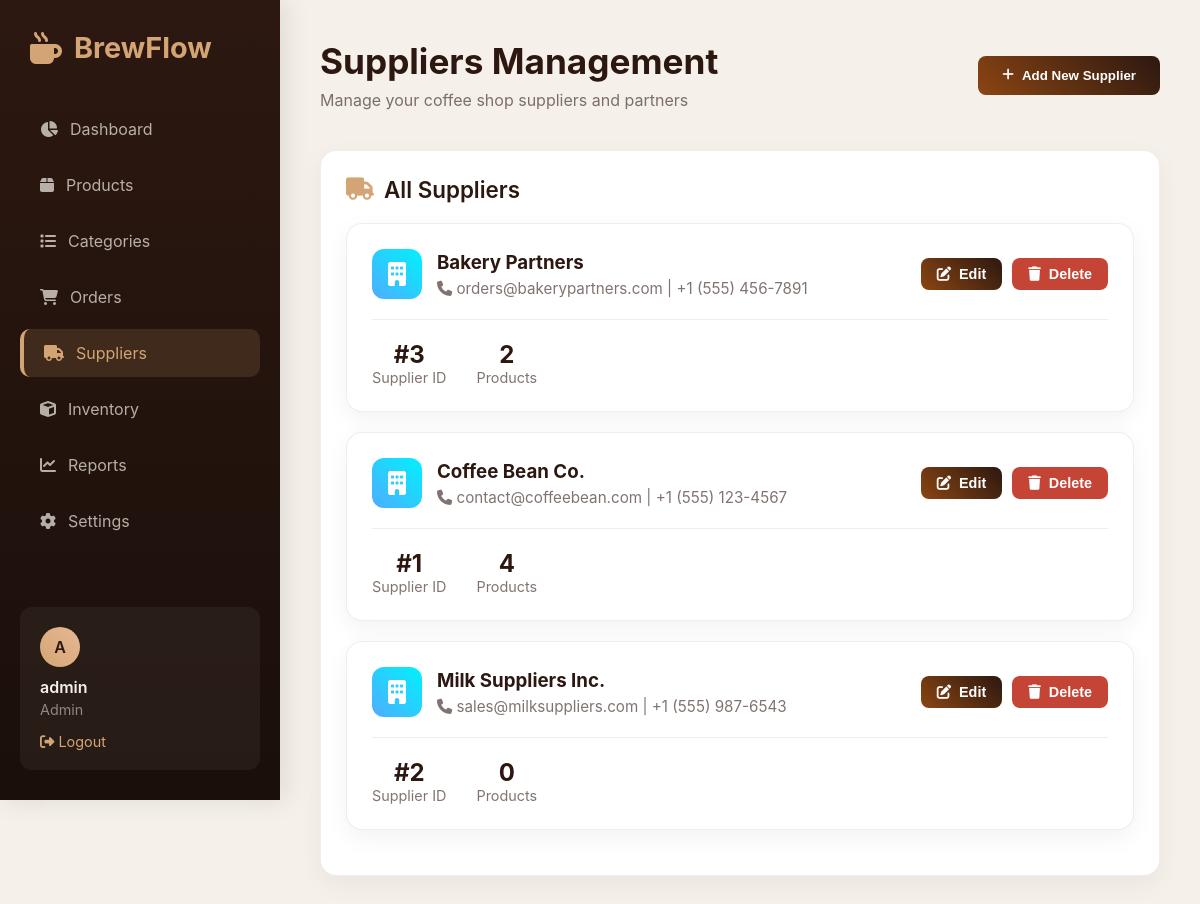
Page /suppliers.php (signed in) on the committed database.
### tables this page shows
CREATE TABLE `Supplier` (
  `supplierID` int(11) NOT NULL,
  `name` varchar(100) DEFAULT NULL,
  `contactinfo` varchar(255) DEFAULT NULL,
  `is_active` tinyint(1) DEFAULT 1
);

### suppliers.php (the view, shortened to what this page needs)
<?php
include 'db.php';
$suppliers = $conn->query("SELECT s.*, COUNT(p.productID) as product_count FROM Supplier s LEFT JOIN Product p ON s.supplierID = p.supplierID WHERE s.is_active = 1 GROUP BY s.supplierID ORDER BY s.name");
?>
<!DOCTYPE html>
<html lang="en">
<head>
    <link rel="stylesheet" href="https://cdnjs.cloudflare.com/ajax/libs/font-awesome/6.4.0/css/all.min.css">
    <link rel="stylesheet" href="style.css">
</head>
<body>
    <div class="dashboard-container">
        <?php include 'sidebar.php'; ?>
        <div class="main-content">
            <div class="header">
                <div class="greeting">
                    <h1>Suppliers Management</h1>
                    <p>Manage your coffee shop suppliers and partners</p>
                </div>
                <button class="btn btn-primary" onclick="openModal()">
                    <i class="fas fa-plus"></i> Add New Supplier
                </button>
            </div>
            <div class="card">
                <h3 class="section-title">
                    <i class="fas fa-truck"></i>
                    All Suppliers
                </h3>
                <div>
                    <?php while($supplier = $suppliers->fetch_assoc()): ?>
                        <div class="supplier-card">
                            <div class="supplier-header">
                                <div class="supplier-info">
                                    <div class="supplier-icon">
                                        <i class="fas fa-building"></i>
                                    </div>
                                    <div class="supplier-details">
                                        <h3><?php echo htmlspecialchars($supplier['name']); ?></h3>
                                        <div class="supplier-contact">
                                            <i class="fas fa-phone"></i>
                                            <?php echo htmlspecialchars($supplier['contactinfo'] ?: 'No contact info'); ?>
                                        </div>
                                    </div>
                                </div>
                                <div class="action-buttons">
                                    <button class="btn btn-sm btn-primary" onclick="editSupplier(<?php echo $supplier['supplierID']; ?>)">
                                        <i class="fas fa-edit"></i> Edit
                                    </button>
                                    <button class="btn btn-sm btn-error" onclick="deleteSupplier(<?php echo $supplier['supplierID']; ?>, '<?php echo addslashes($supplier['name']); ?>')">
                                        <i class="fas fa-trash"></i> Delete
                                    </button>
                                </div>
                            </div>
                            <div class="supplier-stats">
                                <div class="stat">
                                    <div class="stat-value">#<?php echo $supplier['supplierID']; ?></div>
                                    <div class="stat-label">Supplier ID</div>
                                </div>
                                <div class="stat">
                                    <div class="stat-value"><?php echo $supplier['product_count']; ?></div>
                                    <div class="stat-label">Products</div>
                                </div>
                            </div>
                        </div>
                    <?php endwhile; ?>
                </div>
            </div>
        </div>
    </div>
</body>
</html>

### style.css (style rules this page uses)
:root { --primary: #2C1810; --secondary: #8B4513; --accent: #D4A574; --light: #F5F1EA; --dark: #1A0F0A; --success: #5D8B66; --warning: #E6B400; --error: #C44536; --info: #4299E1; }
* { margin: 0; padding: 0; box-sizing: border-box; }
body { font-family: 'Inter', -apple-system, BlinkMacSystemFont, sans-serif; background: var(--light); color: var(--primary); min-height: 100vh; }
.dashboard-container { display: grid; grid-template-columns: 280px 1fr; min-height: 100vh; }
.main-content { padding: 40px; overflow-y: auto; }
.header { display: flex; justify-content: space-between; align-items: center; margin-bottom: 40px; }
.greeting h1 { font-size: 2.2rem; color: var(--primary); margin-bottom: 8px; }
.greeting p { color: rgba(44,24,16,0.6); font-size: 1rem; }
.section-title { font-size: 1.4rem; font-weight: 600; color: var(--primary); margin-bottom: 20px; display: flex; align-items: center; gap: 10px; }
.section-title i { color: var(--accent); }
.card { background: white; border-radius: 16px; padding: 25px; box-shadow: 0 8px 25px rgba(0,0,0,0.05); border: 1px solid rgba(139,69,19,0.1); margin-bottom: 25px; }
.btn { padding: 12px 24px; border: none; border-radius: 8px; font-weight: 600; cursor: pointer; transition: all 0.3s ease; display: inline-flex; align-items: center; gap: 8px; }
.btn-primary { background: linear-gradient(45deg, var(--secondary), var(--primary)); color: white; }
.btn-error { background: var(--error); color: white; }
.btn-sm { padding: 8px 16px; font-size: 0.9rem; }

### suppliers.php (style rules this page uses)
.supplier-card { background: white; border-radius: 16px; padding: 25px; margin-bottom: 20px; box-shadow: 0 8px 25px rgba(0,0,0,0.05); border: 1px solid rgba(139,69,19,0.1); transition: transform 0.3s ease; }
.supplier-header { display: flex; justify-content: space-between; align-items: center; margin-bottom: 15px; }
.supplier-info { display: flex; align-items: center; gap: 15px; }
.supplier-icon { width: 50px; height: 50px; background: linear-gradient(45deg, #4facfe, #00f2fe); border-radius: 12px; display: flex; align-items: center; justify-content: center; font-size: 1.5rem; color: white; }
.supplier-details h3 { color: var(--primary); margin-bottom: 5px; }
.supplier-contact { color: rgba(44,24,16,0.6); font-size: 0.95rem; }
.supplier-stats { display: flex; gap: 30px; margin-top: 20px; padding-top: 20px; border-top: 1px solid rgba(139,69,19,0.1); }
.stat { text-align: center; }
.stat-value { font-size: 1.5rem; font-weight: 700; color: var(--primary); }
.stat-label { font-size: 0.9rem; color: rgba(44,24,16,0.6); }
.action-buttons { display: flex; gap: 10px; }

### rows in the picture
supplier: name "Bakery Partners", contactinfo "orders@bakerypartners.com | +1 (555) 456-7891", supplierID "3", product_count "2"
supplier: name "Coffee Bean Co.", contactinfo "contact@coffeebean.com | +1 (555) 123-4567", supplierID "1", product_count "4"
supplier: name "Milk Suppliers Inc.", contactinfo "sales@milksuppliers.com | +1 (555) 987-6543", supplierID "2", product_count "0"

### other values in the picture
substr($_SESSION['user'] ?? 'A', 0, 1) "A"
$_SESSION['user'] "admin"
$_SESSION['role'] "Admin"
